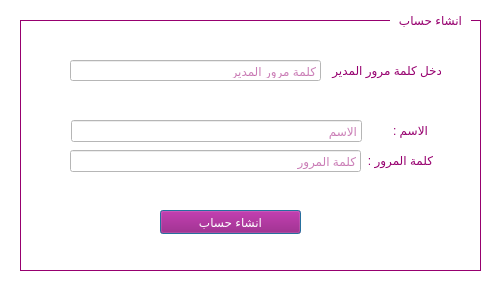
<?xml version="1.0" encoding="UTF-8"?>
<ui version="4.0">
 <class>newUser</class>
 <widget class="QDialog" name="newUser">
  <property name="geometry">
   <rect>
    <x>0</x>
    <y>0</y>
    <width>500</width>
    <height>291</height>
   </rect>
  </property>
  <property name="minimumSize">
   <size>
    <width>500</width>
    <height>291</height>
   </size>
  </property>
  <property name="maximumSize">
   <size>
    <width>500</width>
    <height>291</height>
   </size>
  </property>
  <property name="windowTitle">
   <string>creatAccount</string>
  </property>
  <property name="styleSheet">
   <string notr="true">background-color: rgb(255, 255, 255);</string>
  </property>
  <widget class="QLineEdit" name="NameText">
   <property name="geometry">
    <rect>
     <x>71</x>
     <y>120</y>
     <width>291</width>
     <height>22</height>
    </rect>
   </property>
   <property name="styleSheet">
    <string notr="true">background-color: rgb(255, 255, 255);
color: rgb(151, 0, 111);
border-color: rgb(151, 0, 111);
padding : 2px;</string>
   </property>
   <property name="echoMode">
    <enum>QLineEdit::Normal</enum>
   </property>
   <property name="placeholderText">
    <string extracomment="الاسم">الاسم</string>
   </property>
  </widget>
  <widget class="QLabel" name="adminLable">
   <property name="geometry">
    <rect>
     <x>330</x>
     <y>60</y>
     <width>111</width>
     <height>21</height>
    </rect>
   </property>
   <property name="styleSheet">
    <string notr="true">color: rgb(151, 0, 111);
background-color: rgb(255, 255, 255);</string>
   </property>
   <property name="frameShape">
    <enum>QFrame::NoFrame</enum>
   </property>
   <property name="text">
    <string>ادخل كلمة مرور المدير :</string>
   </property>
   <property name="alignment">
    <set>Qt::AlignCenter</set>
   </property>
  </widget>
  <widget class="QLabel" name="label">
   <property name="geometry">
    <rect>
     <x>20</x>
     <y>20</y>
     <width>461</width>
     <height>251</height>
    </rect>
   </property>
   <property name="minimumSize">
    <size>
     <width>461</width>
     <height>251</height>
    </size>
   </property>
   <property name="maximumSize">
    <size>
     <width>461</width>
     <height>251</height>
    </size>
   </property>
   <property name="styleSheet">
    <string notr="true">color: rgb(151, 0, 111);</string>
   </property>
   <property name="frameShape">
    <enum>QFrame::Box</enum>
   </property>
   <property name="text">
    <string/>
   </property>
  </widget>
  <widget class="QLabel" name="nameLable">
   <property name="geometry">
    <rect>
     <x>390</x>
     <y>120</y>
     <width>41</width>
     <height>20</height>
    </rect>
   </property>
   <property name="styleSheet">
    <string notr="true">color: rgb(151, 0, 111);
background-color: rgb(255, 255, 255);</string>
   </property>
   <property name="frameShape">
    <enum>QFrame::NoFrame</enum>
   </property>
   <property name="text">
    <string>الاسم :</string>
   </property>
   <property name="alignment">
    <set>Qt::AlignCenter</set>
   </property>
  </widget>
  <widget class="QLineEdit" name="adminpassword">
   <property name="geometry">
    <rect>
     <x>70</x>
     <y>60</y>
     <width>251</width>
     <height>21</height>
    </rect>
   </property>
   <property name="styleSheet">
    <string notr="true">background-color: rgb(255, 255, 255);
color: rgb(151, 0, 111);
border-color: rgb(151, 0, 111);
padding : 2px;</string>
   </property>
   <property name="echoMode">
    <enum>QLineEdit::Password</enum>
   </property>
   <property name="alignment">
    <set>Qt::AlignLeading|Qt::AlignLeft|Qt::AlignVCenter</set>
   </property>
   <property name="placeholderText">
    <string>كلمة مرور المدير</string>
   </property>
  </widget>
  <widget class="QLabel" name="label_2">
   <property name="geometry">
    <rect>
     <x>390</x>
     <y>10</y>
     <width>81</width>
     <height>21</height>
    </rect>
   </property>
   <property name="styleSheet">
    <string notr="true">color: rgb(151, 0, 111);
background-color: rgb(255, 255, 255);</string>
   </property>
   <property name="frameShape">
    <enum>QFrame::NoFrame</enum>
   </property>
   <property name="text">
    <string>انشاء حساب</string>
   </property>
   <property name="alignment">
    <set>Qt::AlignCenter</set>
   </property>
  </widget>
  <widget class="QLabel" name="passwordLable">
   <property name="geometry">
    <rect>
     <x>360</x>
     <y>150</y>
     <width>81</width>
     <height>20</height>
    </rect>
   </property>
   <property name="styleSheet">
    <string notr="true">color: rgb(151, 0, 111);
background-color: rgb(255, 255, 255);</string>
   </property>
   <property name="frameShape">
    <enum>QFrame::NoFrame</enum>
   </property>
   <property name="text">
    <string>كلمة المرور :</string>
   </property>
   <property name="alignment">
    <set>Qt::AlignCenter</set>
   </property>
  </widget>
  <widget class="QLineEdit" name="passwordText">
   <property name="geometry">
    <rect>
     <x>70</x>
     <y>150</y>
     <width>291</width>
     <height>22</height>
    </rect>
   </property>
   <property name="styleSheet">
    <string notr="true">background-color: rgb(255, 255, 255);
color: rgb(151, 0, 111);
border-color: rgb(151, 0, 111);
padding : 2px;</string>
   </property>
   <property name="echoMode">
    <enum>QLineEdit::Password</enum>
   </property>
   <property name="placeholderText">
    <string>كلمة المرور</string>
   </property>
  </widget>
  <widget class="QPushButton" name="newAccount">
   <property name="geometry">
    <rect>
     <x>160</x>
     <y>210</y>
     <width>141</width>
     <height>24</height>
    </rect>
   </property>
   <property name="styleSheet">
    <string notr="true">background-color: rgb(151, 0, 111);
color: rgb(255, 255, 255);
font: 10pt &quot;Bernard MT Condensed&quot;;
</string>
   </property>
   <property name="text">
    <string>انشاء حساب</string>
   </property>
  </widget>
  <zorder>label</zorder>
  <zorder>NameText</zorder>
  <zorder>adminLable</zorder>
  <zorder>nameLable</zorder>
  <zorder>adminpassword</zorder>
  <zorder>label_2</zorder>
  <zorder>passwordLable</zorder>
  <zorder>passwordText</zorder>
  <zorder>newAccount</zorder>
 </widget>
 <resources/>
 <connections/>
</ui>
